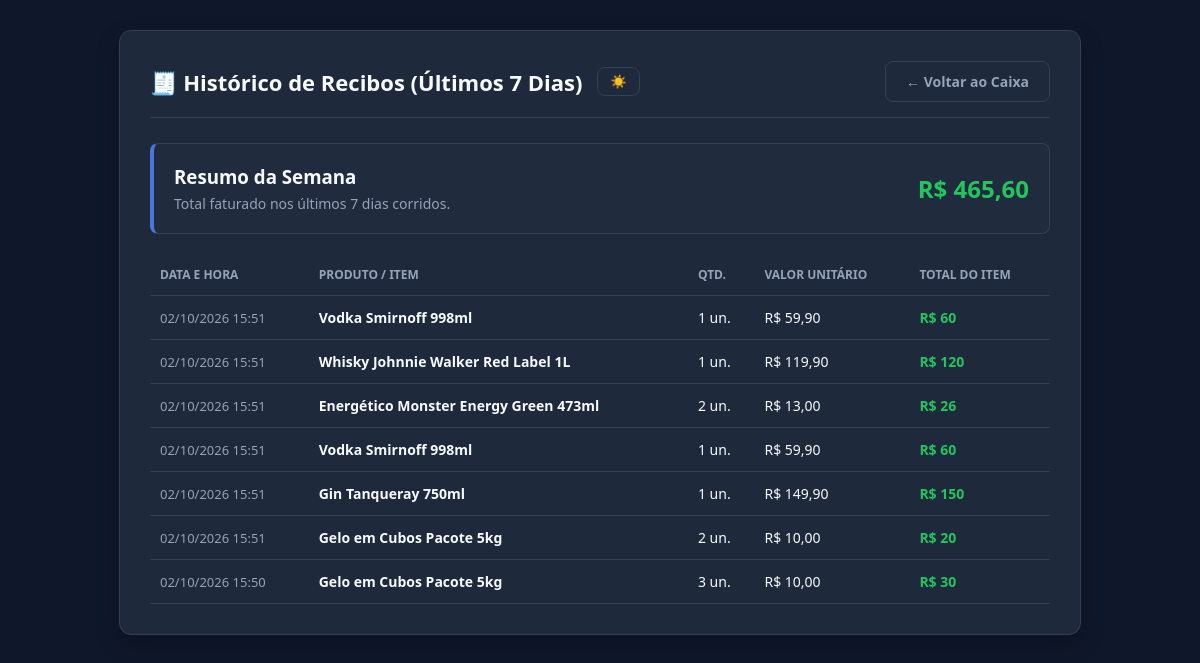
Before: /recibos/ (signed in) with the older database file.
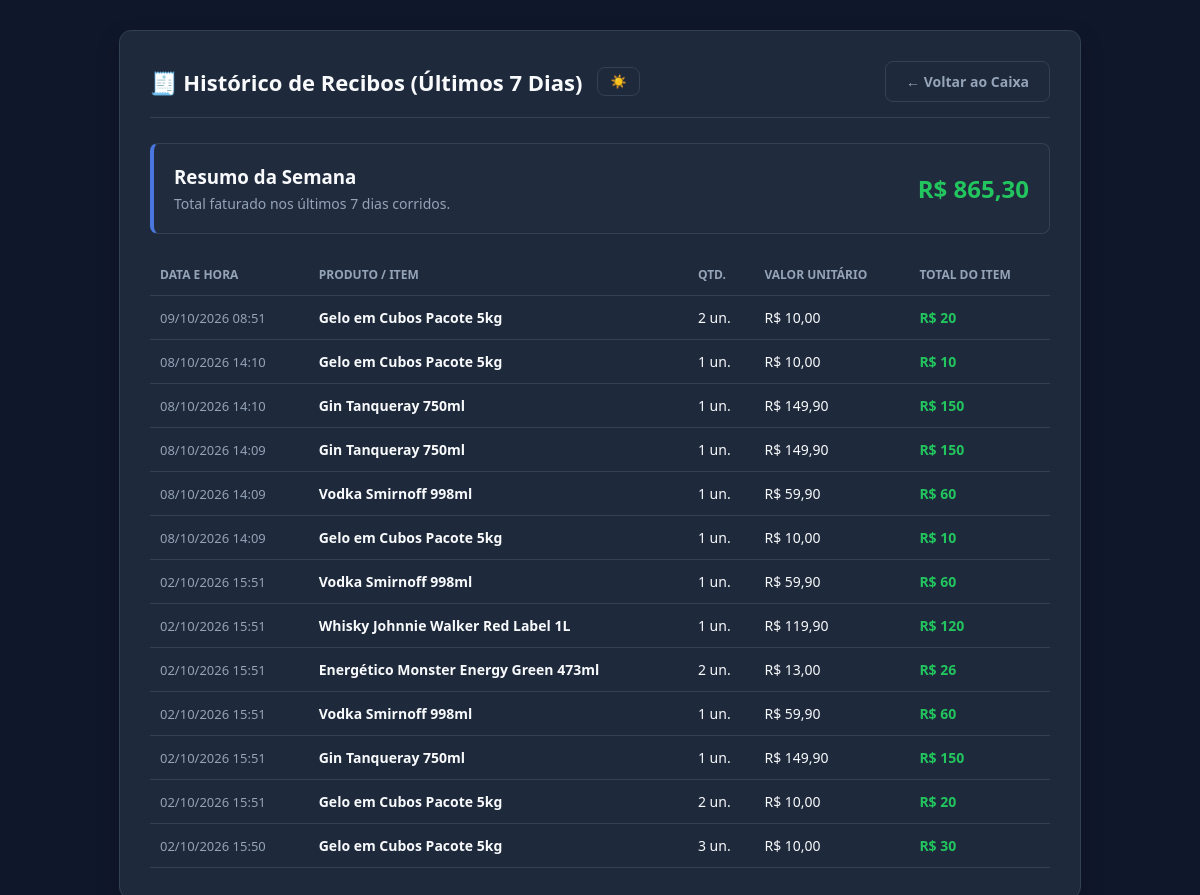
After: the same page with the newer database file.
### core/models.py (models this page shows, shortened)
class HistoricoVenda(models.Model):
    produto = models.ForeignKey(Produto, on_delete=models.SET_NULL, null=True)
    nome_produto = models.CharField(max_length=100)
    quantidade = models.IntegerField()
    preco_venda_unitario = models.DecimalField(max_digits=10, decimal_places=2)
    lucro_obtido = models.DecimalField(max_digits=10, decimal_places=2)
    usuario = models.ForeignKey(User, on_delete=models.SET_NULL, null=True)
    data_venda = models.DateTimeField(auto_now_add=True)
    caixa = models.ForeignKey(CaixaTurno, on_delete=models.SET_NULL, null=True, blank=True)
    venda_uuid = models.UUIDField(default=uuid.uuid4, editable=False, null=True, blank=True)
    forma_pagamento = models.CharField(max_length=20, default='dinheiro')

### core/views.py (the view)
# urls.py: path('recibos/', historico_recibos, name='historico_recibos'),
@login_required(login_url='login')
def historico_recibos(request):
    sete_dias_atras = timezone.now() - timedelta(days=7)
    recibos = HistoricoVenda.objects.filter(
        data_venda__gte=sete_dias_atras
    ).order_by('-data_venda')
    total_semana = sum(float(r.preco_venda_unitario) * r.quantidade for r in recibos)
    contexto = {
        'recibos': recibos,
        'total_semana': total_semana,
    }
    return render(request, 'core/recibos.html', contexto)

### core/templates/core/recibos.html (shortened to what this page needs)
<!DOCTYPE html>
<html lang="pt-br" data-theme="dark">
<head>
</head>
<body>
    <div class="container">
        <div class="header-nav">
            <div class="title-group">
                <h2>🧾 Histórico de Recibos (Últimos 7 Dias)</h2>
                <button id="btn-themeToggle" class="btn-theme">
                    <span id="theme-icon">☀️</span>
                </button>
            </div>
            <a href="{% url 'gerenciar_caixa' %}" class="btn btn-back">← Voltar ao Caixa</a>
        </div>
        <div class="box-info" style="border-left: 4px solid var(--primary);">
            <div>
                <h3 style="margin: 0; color: var(--text-main);">Resumo da Semana</h3>
                <p style="margin: 5px 0 0 0; color: var(--text-muted); font-size: 14px;">Total faturado nos últimos 7 dias corridos.</p>
            </div>
            <h2 style="margin: 0; color: var(--success);">R$ {{ total_semana|floatformat:2 }}</h2>
        </div>
        <table>
            <thead>
                <tr>
                    <th>Data e Hora</th>
                    <th>Produto / Item</th>
                    <th>Qtd.</th>
                    <th>Valor Unitário</th>
                    <th>Total do Item</th>
                </tr>
            </thead>
            <tbody>
                {% for recibo in recibos %}
                <tr>
                    <td style="color: var(--text-muted); font-size: 13px;">{{ recibo.data_venda|date:"d/m/Y H:i" }}</td>
                    <td><strong>{{ recibo.nome_produto }}</strong></td>
                    <td>{{ recibo.quantidade }} un.</td>
                    <td>R$ {{ recibo.preco_venda_unitario|floatformat:2 }}</td>
                    <td style="color: var(--success); font-weight: bold;">
                        R$ {% widthratio recibo.preco_venda_unitario 1 recibo.quantidade %}
                    </td>
                </tr>
                {% empty %}
                <tr>
                    <td colspan="5" style="text-align: center; color: var(--text-muted); padding: 40px;">
                        Nenhuma venda registrada nos últimos 7 dias.
                    </td>
                </tr>
                {% endfor %}
            </tbody>
        </table>
    </div>
</body>
</html>

### core/templates/core/recibos.html (style rules this page uses)
:root { --primary: #4977DF; --success: #22c55e; --danger: #ef4444; --warning: #f59e0b; --bg-dark: #0f172a; --bg-card: #1e293b; --text-main: #f8fafc; --text-muted: #94a3b8; --border: #334155; }
body { font-family: 'Segoe UI', Tahoma, Geneva, Verdana, sans-serif; margin: 0; padding: 30px; background-color: var(--bg-dark); color: var(--text-main); transition: background-color 0.3s, color 0.3s; }
.container { max-width: 900px; margin: 0 auto; background: var(--bg-card); padding: 30px; border-radius: 12px; border: 1px solid var(--border); box-shadow: 0 10px 25px rgba(0,0,0,0.2); transition: background-color 0.3s, border-color 0.3s; }
.header-nav { display: flex; justify-content: space-between; align-items: center; margin-bottom: 25px; border-bottom: 1px solid var(--border); padding-bottom: 15px; flex-wrap: wrap; gap: 15px; }
.title-group { display: flex; align-items: center; gap: 15px; }
.header-nav h2 { margin: 0; font-size: 22px; }
.btn-theme { background: transparent; border: 1px solid var(--border); color: var(--text-main); padding: 6px 12px; border-radius: 8px; cursor: pointer; font-size: 13px; display: inline-flex; align-items: center; gap: 6px; transition: 0.2s; }
.btn { padding: 10px 20px; border-radius: 8px; font-size: 14px; font-weight: 600; cursor: pointer; text-decoration: none; border: none; transition: 0.2s; display: inline-block; }
.btn-back { background: transparent; color: var(--text-muted); border: 1px solid var(--border); }
table { width: 100%; border-collapse: collapse; margin-top: 20px; font-size: 14px; }
th, td { padding: 12px 10px; text-align: left; border-bottom: 1px solid var(--border); }
th { color: var(--text-muted); font-size: 12px; text-transform: uppercase; }
.box-info { background: rgba(100, 116, 139, 0.04); padding: 20px; border-radius: 8px; border: 1px solid var(--border); margin-bottom: 20px; display: flex; justify-content: space-between; align-items: center; flex-wrap: wrap; gap: 15px; }

Changed rows visible on the page:
added HistoricoVenda: data_venda "09/10/2026 08:51", nome_produto "Gelo em Cubos Pacote 5kg", quantidade "2", preco_venda_unitario "10,00", preco_venda_unitario+quantidade "20"
added HistoricoVenda: data_venda "08/10/2026 14:10", nome_produto "Gelo em Cubos Pacote 5kg", quantidade "1", preco_venda_unitario "10,00", preco_venda_unitario+quantidade "10"
added HistoricoVenda: data_venda "08/10/2026 14:10", nome_produto "Gin Tanqueray 750ml", quantidade "1", preco_venda_unitario "149,90", preco_venda_unitario+quantidade "150"
added HistoricoVenda: data_venda "08/10/2026 14:09", nome_produto "Gin Tanqueray 750ml", quantidade "1", preco_venda_unitario "149,90", preco_venda_unitario+quantidade "150"
added HistoricoVenda: data_venda "08/10/2026 14:09", nome_produto "Vodka Smirnoff 998ml", quantidade "1", preco_venda_unitario "59,90", preco_venda_unitario+quantidade "60"
added HistoricoVenda: data_venda "08/10/2026 14:09", nome_produto "Gelo em Cubos Pacote 5kg", quantidade "1", preco_venda_unitario "10,00", preco_venda_unitario+quantidade "10"
Other visible differences:
{{ total_semana|floatformat:2 }}: "465,60" → "865,30"
